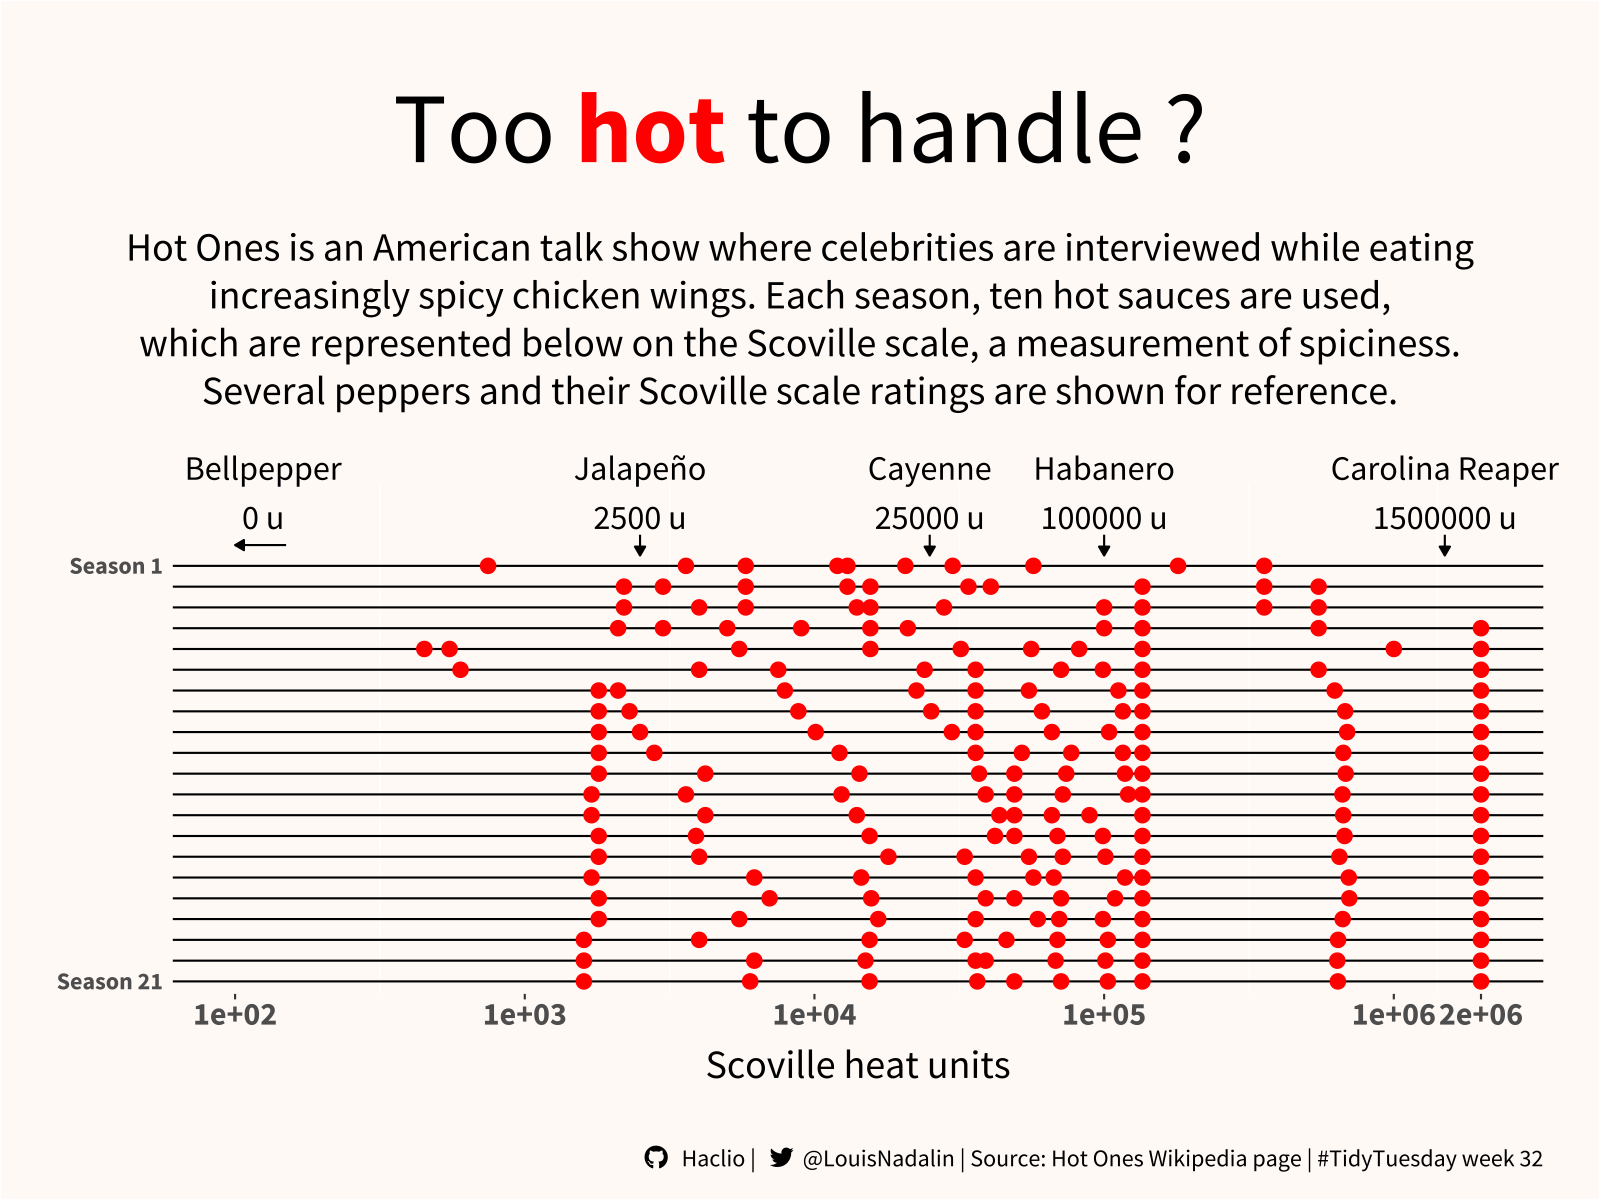

Reproduce this figure in R.
setwd("./2023/2023-W32")
library(tidyverse)
library(ggtext)
library(showtext)
library(DescTools) #For SortMixed()
showtext_opts(dpi = 320)
showtext_auto(enable = TRUE)
fontsfolder <- paste(dirname(dirname(getwd())), "Fonts", sep = "/")
font_add(family = "fb", regular = paste(fontsfolder, "Font Awesome 6 Brands-Regular-400.otf", sep = "/")) #Brand logos in fonts directory
font_add(family = "ssp", regular = paste(fontsfolder, "Source_Sans_Pro", "SourceSansPro-Regular.ttf", sep = "/"),
                         bold = paste(fontsfolder, "Source_Sans_Pro", "SourceSansPro-Bold.ttf", sep = "/"),
                         italic = paste(fontsfolder, "Source_Sans_Pro", "SourceSansPro-Italic.ttf", sep = "/")) #Source Sans Pro               

cap <- "<span style='font-family:fb;'>&#xf09b; </span> Haclio  |  <span style='font-family:fb;'> &#xf099; </span>@LouisNadalin | Source: Hot Ones Wikipedia page | #TidyTuesday week 32"
sub <- "Hot Ones is an American talk show where celebrities are interviewed while eating<br>increasingly spicy chicken wings. Each season, ten hot sauces are used,<br>which are represented below on the Scoville scale, a measurement of spiciness.<br>Several peppers and their Scoville scale ratings are shown for reference."

#Data wrangling
sauces <- readr::read_csv('https://raw.githubusercontent.com/rfordatascience/tidytuesday/master/data/2023/2023-08-08/sauces.csv') |>
    mutate(season = paste("Season", season)) #Adding 'season' prefix
sauces <- sauces |>  
    mutate(season = factor(season, levels = unique(SortMixed(sauces$season)))) |> #factors = list of factors sorted by the numerical component in the string
    mutate(group = as.factor(rep(1:21, each = 10))) #For ordering

ggplot(sauces) +
geom_point(aes(y = reorder(group, desc(group)), x = scoville), color = "red", shape = 20, size = 5) + #Points layer
scale_x_continuous(trans = "log", limits = c(100, 2000000), breaks = c(100, 1000, 10000, 100000, 1000000, 2000000)) + #Log x scale with custom limits and breaks
scale_y_discrete(labels = c("Season 21", rep("", 19), "Season 1")) + #Y axis labels, reverse order because of the geom_point call
expand_limits(y = 25) + #Extend y limit to 25 to use coordinates for annotations
annotate("segment", x = 150, y = 22, xend = 100, yend = 22, arrow = arrow(type = "closed", length = unit(0.02, "npc"))) + #Arrow
annotate("text", x = 125, y = 24.5, label = "Bellpepper\n0 u", size = 6, family = "ssp") + #Text annotation
annotate("segment", x = 2500, y = 22.5, xend = 2500, yend = 21.5, arrow = arrow(type = "closed", length = unit(0.02, "npc"))) +
annotate("text", x = 2500, y = 24.5, label = "Jalapeño\n2500 u", size = 6, family = "ssp") +
annotate("segment", x = 25000, y = 22.5, xend = 25000, yend = 21.5, arrow = arrow(type = "closed", length = unit(0.02, "npc"))) +
annotate("text", x = 25000, y = 24.5, label = "Cayenne\n25000 u", size = 6, family = "ssp") +
annotate("segment", x = 100000, y = 22.5, xend = 100000, yend = 21.5, arrow = arrow(type = "closed", length = unit(0.02, "npc"))) +
annotate("text", x = 100000, y = 24.5, label = "Habanero\n100000 u", size = 6, family = "ssp") +
annotate("segment", x = 1500000, y = 22.5, xend = 1500000, yend = 21.5, arrow = arrow(type = "closed", length = unit(0.02, "npc"))) +
annotate("text", x = 1500000, y = 24.5, label = "Carolina Reaper\n1500000 u", size = 6, family = "ssp") +
labs(title = "Too <span style = 'color: red;'>**hot**</span> to handle ?", subtitle = sub, caption = cap) + #Title, subtitle, caption
xlab("Scoville heat units") + #X axis title
coord_cartesian(clip = "off") + #Turns off clipping so text isn't clipped if out of panel bounds
theme(axis.line.y = element_blank(), #No y axis line
      axis.text.x = element_text(size = 16, family = "ssp", face = "bold"), #Axis labels formatting
      axis.text.y = element_text(size = 12, family = "ssp", face = "bold"), #Axis labels formatting
      axis.ticks.y = element_blank(), #No y ticks
      axis.title.x = element_text(size = 20, margin = margin(t = 10)), #Axis title formatting
      axis.title.y = element_blank(), #No y axis title
      panel.grid.major.y = element_line(linewidth = 0.5, color = "black"), #Gridlines as scatterplot support
      panel.grid.major.x = element_blank(), #No x gridlines : they appear above y lines and cut them
      panel.background = element_blank(), #Panel background color = plot background color
      plot.background = element_rect(fill = "#FFF9F6"), #Background color
      plot.caption = element_markdown(margin = margin(30, 0, 0, 0), family = "ssp", size = 12), #Caption formatting
      plot.margin = unit(c(1,1,0.5,1),"cm"), #Margins
      plot.subtitle = element_textbox(family = "ssp", hjust = 0.5, halign = 0.5, size = 20, margin = margin(b = 35), lineheight = 1.2), #Subtitle settings
      plot.title = element_markdown(size = 50, family = "ssp", margin = margin(t = 20, b = 25), hjust = 0.5), #Title settings
      plot.title.position = "plot", #Aligns the title and subtitle to the edge of the plot, not the panel, so that hjust = 0.5 makes them centered,
      text = element_text(family = "ssp")) #Axes font
